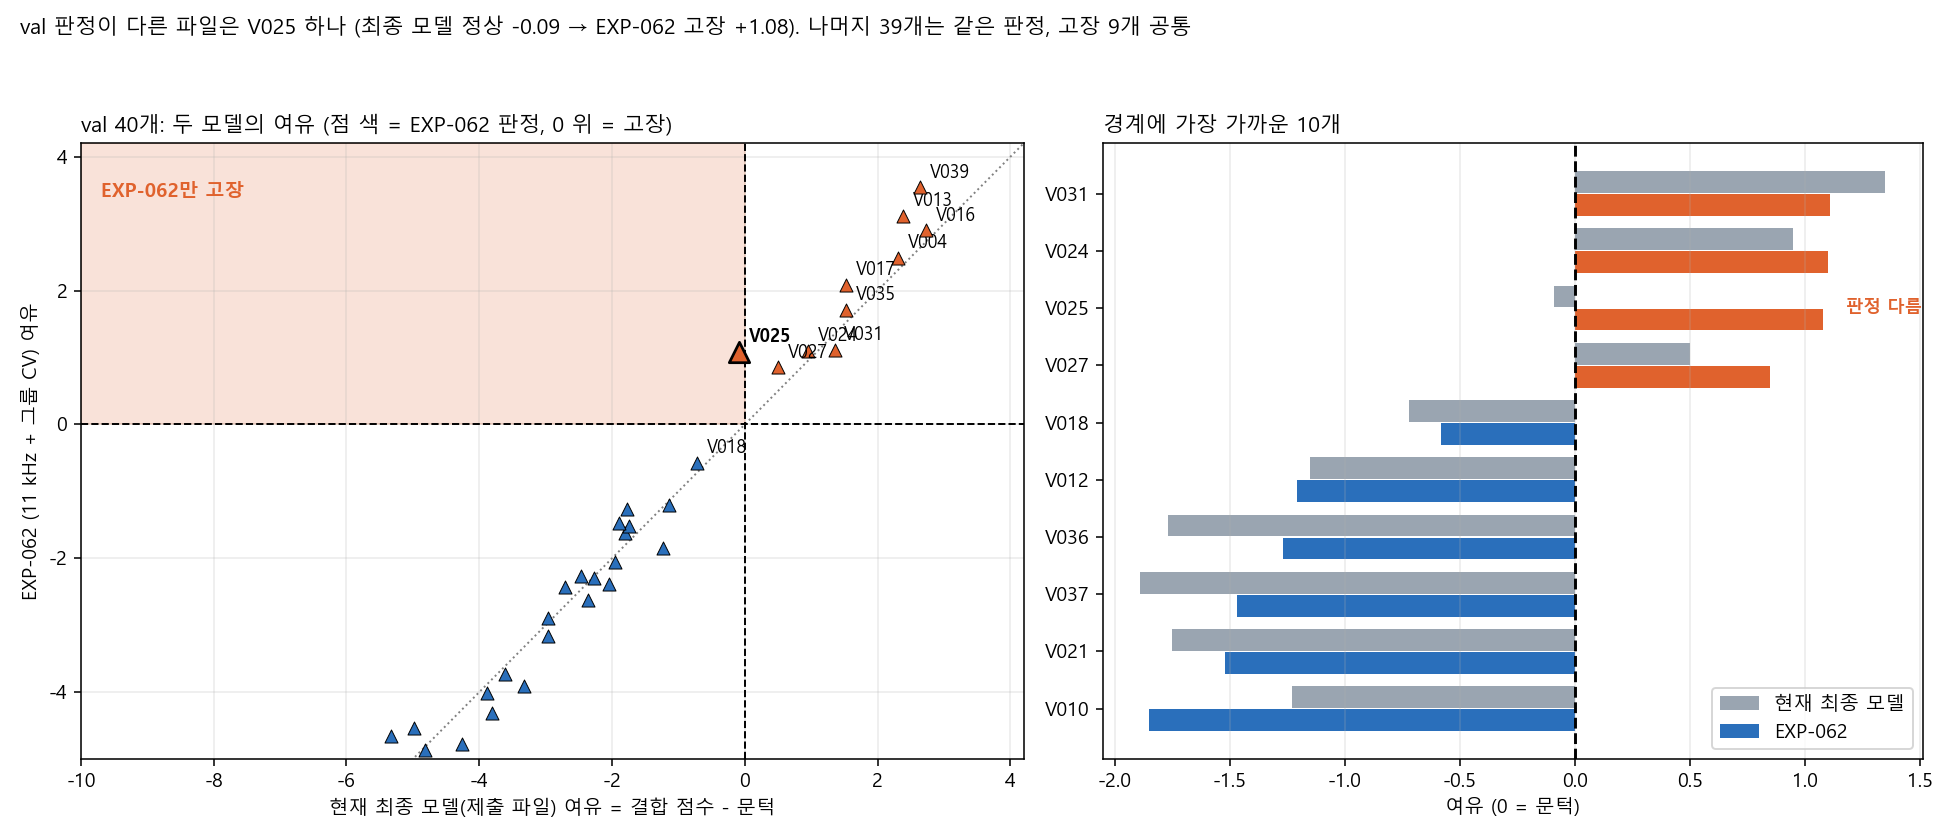

The script that saved this image:
import re, matplotlib; matplotlib.use("Agg")
import matplotlib.pyplot as plt
from matplotlib import font_manager as fm
for f in ("Malgun Gothic","NanumGothic"):
    if any(f==x.name for x in fm.fontManager.ttflist): plt.rcParams["font.family"]=f; break
plt.rcParams["axes.unicode_minus"]=False
rows=[]
for l in open("val_판정.md",encoding="utf-8").read().split("## ")[0].split("전체")[-1].splitlines():
    c=[x.strip() for x in l.split("|")]
    if len(c)>8 and c[1].isdigit(): rows.append((c[1],float(c[5]),float(c[7]),c[2],c[4]))
assert len(rows)==40
fig,(a,b)=plt.subplots(1,2,figsize=(14,6),gridspec_kw=dict(width_ratios=[1.15,1]))
BL,OR="#2a6fbb","#e0622d"
for n,m1,m3,j1,j3 in rows:
    d=j1!=j3
    a.scatter(m1,m3,s=110 if d else 45,marker="^",c=OR if j3=="고장" else BL,edgecolor="k",lw=1.4 if d else .5,zorder=3)
    if d or abs(m1)<1 or abs(m3)<1 or m3>0: a.annotate("V"+n,(m1,m3),(5,5),textcoords="offset points",fontsize=9,fontweight="bold" if d else "normal")
lo,hi=-10,4.2
a.plot([lo,hi],[lo,hi],c="gray",ls=":",lw=1)
a.axhline(0,c="k",ls="--",lw=1);a.axvline(0,c="k",ls="--",lw=1)
a.fill_betweenx([0,hi],lo,0,color=OR,alpha=.18,zorder=0)
a.text(-9.7,3.4,"EXP-062만 고장",color=OR,fontsize=10,fontweight="bold")
a.set_xlim(lo,hi);a.set_ylim(-5,hi)
a.set_xlabel("현재 최종 모델(제출 파일) 여유 = 결합 점수 - 문턱");a.set_ylabel("EXP-062 (11 kHz + 그룹 CV) 여유")
a.set_title("val 40개: 두 모델의 여유 (점 색 = EXP-062 판정, 0 위 = 고장)",loc="left",fontsize=11)
a.grid(alpha=.25)
# 오른쪽: 경계 근처 파일 막대
near=sorted(rows,key=lambda r:min(abs(r[1]),abs(r[2])))[:10]
near=sorted(near,key=lambda r:r[2])
y=range(len(near))
b.barh([i+.2 for i in y],[r[1] for r in near],.38,color="#9aa5b1",label="현재 최종 모델")
b.barh([i-.2 for i in y],[r[2] for r in near],.38,color=[OR if r[2]>0 else BL for r in near],label="EXP-062")
b.set_yticks(list(y));b.set_yticklabels(["V"+r[0] for r in near]);b.axvline(0,c="k",ls="--")
for i,r in zip(y,near):
    if r[3]!=r[4]: b.annotate("판정 다름",(max(r[1],r[2])+.1,i),fontsize=9,color=OR,fontweight="bold",va="center")
b.set_xlabel("여유 (0 = 문턱)");b.set_title("경계에 가장 가까운 10개",loc="left",fontsize=11);b.legend(loc="lower right");b.grid(alpha=.25,axis="x")
fig.suptitle("val 판정이 다른 파일은 V025 하나 (최종 모델 정상 -0.09 → EXP-062 고장 +1.08). 나머지 39개는 같은 판정, 고장 9개 공통",x=.01,ha="left",fontsize=11)
fig.tight_layout(rect=(0,0,1,.94));fig.savefig("figs/val_차이_025.png",dpi=140)
